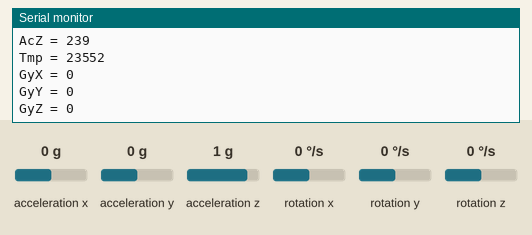
The sketch below on a simulated Arduino Mega 2560, built with avr-gcc and run on an emulated ATmega2560. Shown: the last lines printed to the serial monitor. Wiring (inferred from the names in the program): MPU-6050 motion sensor at I2C address 0x68. Inputs (shaded band) come from the test bench; at power-on: acceleration x 0 g, acceleration y 0 g, acceleration z 1 g, rotation x 0 °/s, rotation y 0 °/s, rotation z 0 °/s.

Above: at 3.8 s.
3.9 s: acceleration x set to -1.4 g
7.8 s: acceleration y set to -1.4 g
11.7 s: acceleration z set to -1.4 g
15.6 s: rotation x set to -192 °/s
At 19.2 s:
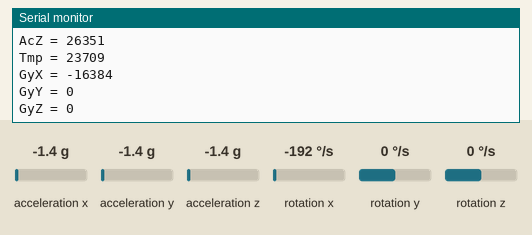
19.5 s: rotation y set to -192 °/s
At 21.5 s:
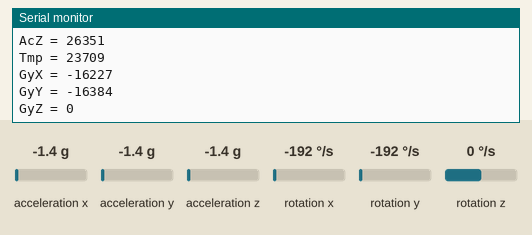
Timing chart, 0 to 23.0 s (numbered marks = the images above; inputs shaded):
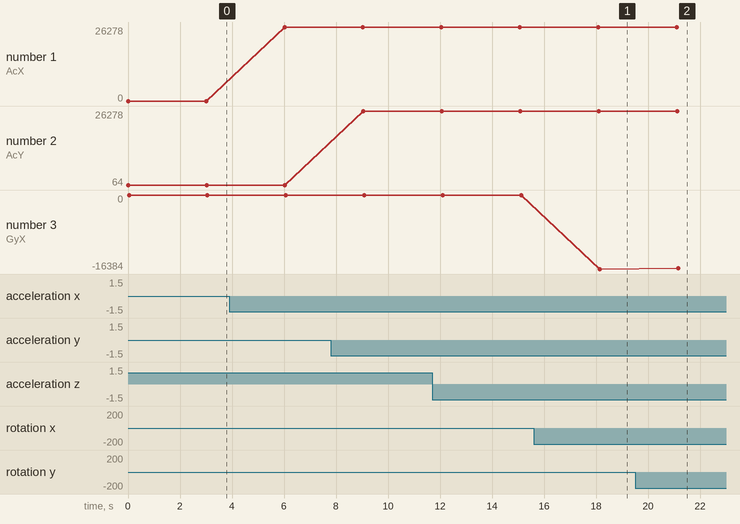

Measured:
- after the input at 15.6 s, the serial monitor: prints a new line after 2.5 s (image 1)
- after the input at 19.5 s, the serial monitor: prints a new line after 1.7 s (image 2)
- plotted number 1: 0 → 26112 after the input at 3.9 s, 26112 → 26278 after the input at 7.8 s
- plotted number 2: 64 → 26176 after the input at 7.8 s
- plotted number 3: 0 → -16384 after the input at 15.6 s, -16384 → -16227 after the input at 19.5 s

The sketch:

LESSON23_MEGA.ino
```cpp
#include <MPU6050.h>
#include <Wire.h>
//variables
const int MPU_addr=0x68;
int16_t AcX, AcY, AcZ, Tmp, GyX, GyY, GyZ;

void setup() {
  // put your setup code here, to run once:
  Wire.begin();
  Wire.beginTransmission(MPU_addr);
  Wire.write(0x6B); //PWR_MGMT1_Register
  Wire.write(0); // wake up MPU_6050
  Wire.endTransmission(true);
  Serial.begin(9600);

}

void loop() {
  // put your main code here, to run repeatedly:
  Wire.beginTransmission(MPU_addr);
  Wire.write(0x3C); //Accel xout H
  Wire.endTransmission(false);
  Wire.requestFrom(MPU_addr,14,true);

  AcX = Wire.read()<<8|Wire.read(); //Accel xout H & L
  AcY = Wire.read()<<8|Wire.read(); //Accel yout H and L
  AcZ = Wire.read()<<8|Wire.read(); //Accel zout H & L
  Tmp = Wire.read()<<8|Wire.read(); //Temp out H & L
  GyX = Wire.read()<<8|Wire.read(); //Gyro xout H & L
  GyY = Wire.read()<<8|Wire.read(); //Gyro yout H & L
  GyZ  = Wire.read()<<8|Wire.read(); //Gyro zout H & L

  Serial.print("AcX = "); Serial.println(AcX);
  Serial.print("AcY = "); Serial.println(AcY);
  Serial.print("AcZ = "); Serial.println(AcZ);
  Serial.print("Tmp = "); Serial.println(Tmp);
  Serial.print("GyX = "); Serial.println(GyX);
  Serial.print("GyY = "); Serial.println(GyY);
  Serial.print("GyZ = "); Serial.println(GyZ);
  Serial.println("");
  delay(3000);
}
```
